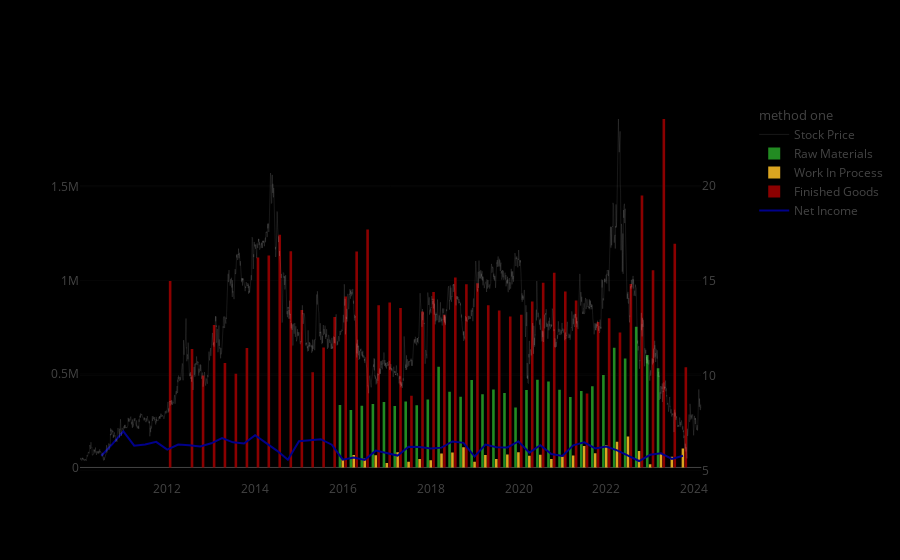

The notebook cell saved with this chart:
### Code cell
import plotly.graph_objects as go
import plotly.subplots as pls
#Create Figure
#######################
fig = go.Figure()
fig = pls.make_subplots(rows=1, cols=1,
                        specs=[[{"secondary_y": True}]])

fig.add_trace(go.Line(
    x = hist['Date'],
    y = hist['Close'],
    legendgroup="group", 
    legendgrouptitle_text="method one",
    line=dict(color='white', width = 0.1),
    name="Stock Price"
), row=1, col=1, secondary_y=True)

fig.add_trace(go.Bar(
    x = df_inventory['end'][df_inventory['tag']==raw_tag],
    y = df_inventory['val'][df_inventory['tag']==raw_tag],
    legendgroup="group",
    marker=dict(color='forestgreen'),
    legendgrouptitle_text="method one",
    name="Raw Materials"
), row=1, col=1, secondary_y=False)

fig.add_trace(go.Bar(
    x = df_inventory['end'][df_inventory['tag']==wip_tag],
    y = df_inventory['val'][df_inventory['tag']==wip_tag],
    legendgroup="group", 
    legendgrouptitle_text="method one",
    marker=dict(color='goldenrod'),
    name="Work In Process"
), row=1, col=1, secondary_y=False)

fig.add_trace(go.Bar(
    x = df_inventory['end'][df_inventory['tag']==fin_tag],
    y = df_inventory['val'][df_inventory['tag']==fin_tag],
    legendgroup="group", 
    legendgrouptitle_text="method one",
    marker=dict(color='darkred'),
    name="Finished Goods"
), row=1, col=1, secondary_y=False)

fig.add_trace(go.Line(
    x = df_inventory['end'][df_inventory['tag']=='NetIncomeLoss'],
    y = df_inventory['val'][df_inventory['tag']=='NetIncomeLoss']/10,
    legendgroup="group", 
    legendgrouptitle_text="method one",
    marker=dict(color='darkblue'),
    name="Net Income"
), row=1, col=1, secondary_y=False)

fig.update_layout(barmode='group', bargroupgap=0.1, plot_bgcolor='rgb(0,0,0)', paper_bgcolor='rgb(0,0,0)', autosize = True )

### Figure 1 — Plotly figure (JSON) as saved in the notebook; plotly's stock layout.template omitted (floating-point values rounded to 4 significant figures; data arrays with more than 128 entries replaced by an {"elided": "..."} marker saying what was removed)
{"data": [{"legendgroup": "group", "legendgrouptitle": {"text": "method one"}, "line": {"color": "white", "width": 0.1}, "name": "Stock Price", "type": "scatter", "x": {"elided": "3564 str values"}, "xaxis": "x", "y": {"elided": "3564 float values"}, "yaxis": "y2"}, {"legendgroup": "group", "legendgrouptitle": {"text": "method one"}, "marker": {"color": "forestgreen"}, "name": "Raw Materials", "type": "bar", "x": ["2015-12-31T00:00:00", "2016-03-31T00:00:00", "2016-06-30T00:00:00", "2016-09-30T00:00:00", "2016-12-31T00:00:00", "2017-03-31T00:00:00", "2017-06-30T00:00:00", "2017-09-30T00:00:00", "2017-12-31T00:00:00", "2018-03-31T00:00:00", "2018-06-30T00:00:00", "2018-09-30T00:00:00", "2018-12-31T00:00:00", "2019-03-31T00:00:00", "2019-06-30T00:00:00", "2019-09-30T00:00:00", "2019-12-31T00:00:00", "2020-03-31T00:00:00", "2020-06-30T00:00:00", "2020-09-30T00:00:00", "2020-12-31T00:00:00", "2021-03-31T00:00:00", "2021-06-30T00:00:00", "2021-09-30T00:00:00", "2021-12-31T00:00:00", "2022-03-31T00:00:00", "2022-06-30T00:00:00", "2022-09-30T00:00:00", "2022-12-31T00:00:00", "2023-03-31T00:00:00"], "xaxis": "x", "y": [334320, 307312, 329438, 339132, 349383, 329162, 351981, 333154, 363739, 538352, 404394, 378232, 467842, 390743, 416629, 398560, 320507, 413450, 468649, 459801, 415415, 376963, 408594, 434178, 494348, 639385, 582458, 752340, 601125, 530796], "yaxis": "y"}, {"legendgroup": "group", "legendgrouptitle": {"text": "method one"}, "marker": {"color": "goldenrod"}, "name": "Work In Process", "type": "bar", "x": ["2015-12-31T00:00:00", "2016-03-31T00:00:00", "2016-06-30T00:00:00", "2016-09-30T00:00:00", "2016-12-31T00:00:00", "2017-03-31T00:00:00", "2017-06-30T00:00:00", "2017-09-30T00:00:00", "2017-12-31T00:00:00", "2018-03-31T00:00:00", "2018-06-30T00:00:00", "2018-09-30T00:00:00", "2018-12-31T00:00:00", "2019-03-31T00:00:00", "2019-06-30T00:00:00", "2019-09-30T00:00:00", "2019-12-31T00:00:00", "2020-03-31T00:00:00", "2020-06-30T00:00:00", "2020-09-30T00:00:00", "2020-12-31T00:00:00", "2021-03-31T00:00:00", "2021-06-30T00:00:00", "2021-09-30T00:00:00", "2021-12-31T00:00:00", "2022-03-31T00:00:00", "2022-06-30T00:00:00", "2022-09-30T00:00:00", "2022-12-31T00:00:00", "2023-03-31T00:00:00", "2023-06-30T00:00:00", "2023-09-30T00:00:00"], "xaxis": "x", "y": [44836, 66895, 47862, 65384, 24214, 81863, 31161, 44922, 39004, 74914, 80063, 108686, 30057, 67118, 45177, 68711, 81002, 62478, 67529, 44742, 59258, 64032, 114105, 75716, 119069, 136872, 165263, 88393, 16520, 76671, 57751, 101475], "yaxis": "y"}, {"legendgroup": "group", "legendgrouptitle": {"text": "method one"}, "marker": {"color": "darkred"}, "name": "Finished Goods", "type": "bar", "x": ["2011-12-31T00:00:00", "2012-06-30T00:00:00", "2012-09-30T00:00:00", "2012-12-31T00:00:00", "2013-03-31T00:00:00", "2013-06-30T00:00:00", "2013-09-30T00:00:00", "2013-12-31T00:00:00", "2014-03-31T00:00:00", "2014-06-30T00:00:00", "2014-09-30T00:00:00", "2014-12-31T00:00:00", "2015-03-31T00:00:00", "2015-06-30T00:00:00", "2015-09-30T00:00:00", "2015-12-31T00:00:00", "2016-03-31T00:00:00", "2016-06-30T00:00:00", "2016-09-30T00:00:00", "2016-12-31T00:00:00", "2017-03-31T00:00:00", "2017-06-30T00:00:00", "2017-09-30T00:00:00", "2017-12-31T00:00:00", "2018-03-31T00:00:00", "2018-06-30T00:00:00", "2018-09-30T00:00:00", "2018-12-31T00:00:00", "2019-03-31T00:00:00", "2019-06-30T00:00:00", "2019-09-30T00:00:00", "2019-12-31T00:00:00", "2020-03-31T00:00:00", "2020-06-30T00:00:00", "2020-09-30T00:00:00", "2020-12-31T00:00:00", "2021-03-31T00:00:00", "2021-06-30T00:00:00", "2021-09-30T00:00:00", "2021-12-31T00:00:00", "2022-03-31T00:00:00", "2022-06-30T00:00:00", "2022-09-30T00:00:00", "2022-12-31T00:00:00", "2023-03-31T00:00:00", "2023-06-30T00:00:00", "2023-09-30T00:00:00"], "xaxis": "x", "y": [996902, 632702, 491437, 761206, 558010, 501456, 639164, 1121990, 1133232, 1243362, 1155770, 842062, 508949, 641508, 803860, 914486, 1154249, 1272153, 866974, 882216, 852221, 382805, 833650, 937780, 815904, 1015912, 978800, 984252, 866910, 838985, 806721, 815768, 886859, 987214, 1040276, 941100, 891840, 395587, 777340, 797372, 721383, 980483, 1453881, 1054367, 1862622, 1196348, 535194], "yaxis": "y"}, {"legendgroup": "group", "legendgrouptitle": {"text": "method one"}, "marker": {"color": "darkblue"}, "name": "Net Income", "type": "scatter", "x": ["2010-06-30T00:00:00", "2010-09-30T00:00:00", "2010-12-31T00:00:00", "2011-03-31T00:00:00", "2011-06-30T00:00:00", "2011-09-30T00:00:00", "2011-12-31T00:00:00", "2012-03-31T00:00:00", "2012-06-30T00:00:00", "2012-09-30T00:00:00", "2012-12-31T00:00:00", "2013-03-31T00:00:00", "2013-06-30T00:00:00", "2013-09-30T00:00:00", "2013-12-31T00:00:00", "2014-03-31T00:00:00", "2014-06-30T00:00:00", "2014-09-30T00:00:00", "2014-12-31T00:00:00", "2015-03-31T00:00:00", "2015-06-30T00:00:00", "2015-09-30T00:00:00", "2015-12-31T00:00:00", "2016-03-31T00:00:00", "2016-06-30T00:00:00", "2016-09-30T00:00:00", "2016-12-31T00:00:00", "2017-03-31T00:00:00", "2017-06-30T00:00:00", "2017-09-30T00:00:00", "2017-12-31T00:00:00", "2018-03-31T00:00:00", "2018-06-30T00:00:00", "2018-09-30T00:00:00", "2018-12-31T00:00:00", "2019-03-31T00:00:00", "2019-06-30T00:00:00", "2019-09-30T00:00:00", "2019-12-31T00:00:00", "2020-03-31T00:00:00", "2020-06-30T00:00:00", "2020-09-30T00:00:00", "2020-12-31T00:00:00", "2021-03-31T00:00:00", "2021-06-30T00:00:00", "2021-09-30T00:00:00", "2021-12-31T00:00:00", "2022-03-31T00:00:00", "2022-06-30T00:00:00", "2022-09-30T00:00:00", "2022-12-31T00:00:00", "2023-03-31T00:00:00", "2023-06-30T00:00:00", "2023-09-30T00:00:00"], "xaxis": "x", "y": [62450.0, 124400.0, 193100.0, 116600.0, 122464, 136900.0, 95640.0, 122863, 119300.0, 111600.0, 129300.0, 156500.0, 134254, 127700.0, 171900.0, 133600.0, 90130.0, 41140.0, 140200.0, 146051, 151100.0, 121800.0, 41840.0, 52510.0, 40540.0, 90010.0, 75050.0, 63440.0, 110400.0, 109000.0, 101500.0, 106000.0, 139300.0, 131700.0, 58330.0, 122300.0, 107881, 107000.0, 139000.0, 79030.0, 118700.0, 71750.0, 61050.0, 118100.0, 134500.0, 101700.0, 111631, 91150.0, 63330.0, 34550.0, 67920.0, 75610.0, 46110.0, 62680.0], "yaxis": "y"}], "layout": {"autosize": true, "bargroupgap": 0.1, "barmode": "group", "paper_bgcolor": "rgb(0,0,0)", "plot_bgcolor": "rgb(0,0,0)", "xaxis": {"anchor": "y", "domain": [0, 0.94]}, "yaxis": {"anchor": "x", "domain": [0, 1]}, "yaxis2": {"anchor": "x", "overlaying": "y", "side": "right"}}}
